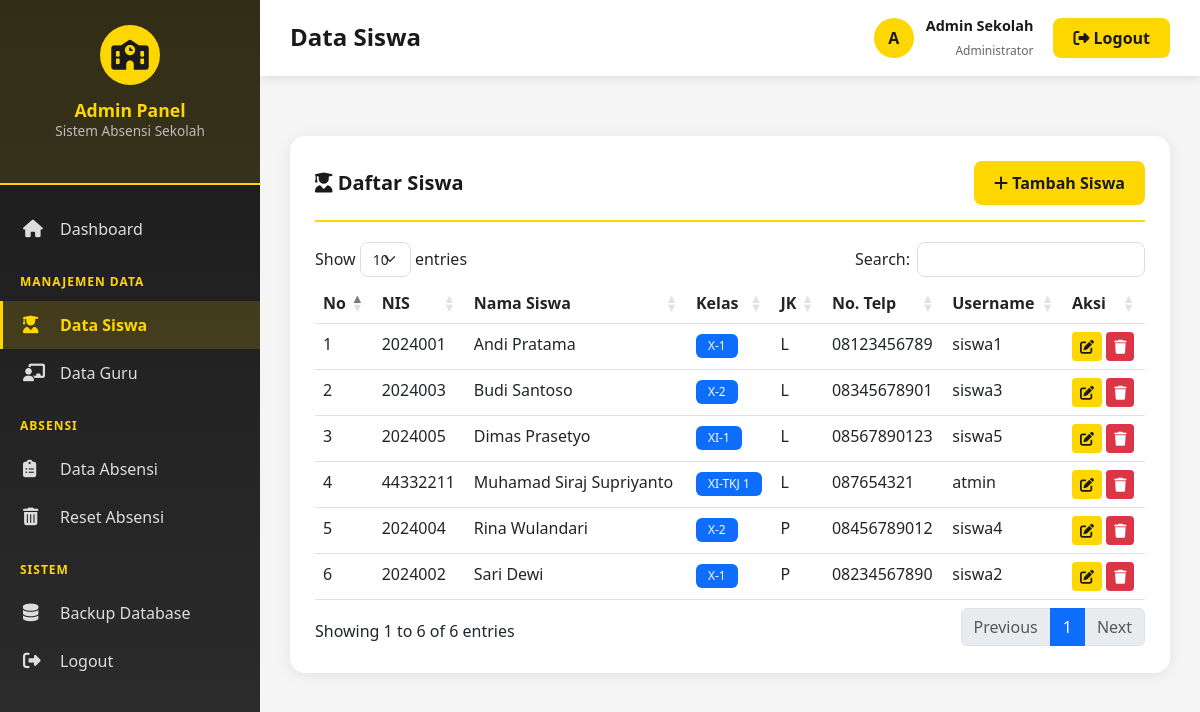
/admin/data_siswa.php (signed in), run on the app's committed database.
### tables this page shows
CREATE TABLE `siswa` (
  `id_siswa` int(11) NOT NULL,
  `nama_siswa` varchar(100) NOT NULL,
  `nis` varchar(20) NOT NULL,
  `kelas` varchar(20) NOT NULL,
  `username` varchar(50) NOT NULL,
  `password` varchar(255) NOT NULL,
  `jenis_kelamin` enum('L','P') NOT NULL,
  `tempat_lahir` varchar(50) DEFAULT NULL,
  `tanggal_lahir` date DEFAULT NULL,
  `alamat` text DEFAULT NULL,
  `no_telp` varchar(15) DEFAULT NULL,
  `email` varchar(50) DEFAULT NULL,
  `nama_wali` varchar(100) DEFAULT NULL,
  `no_telp_wali` varchar(15) DEFAULT NULL,
  `foto_profil` varchar(255) DEFAULT 'default.jpg'
);

### admin/data_siswa.php (the view, shortened to what this page needs)
<?php
require_once 'includes/header.php';
$siswa = $conn->query("SELECT * FROM siswa ORDER BY nama_siswa ASC");
?>
<div class="table-card">
    <div class="table-header">
        <h5><i class="fas fa-user-graduate"></i> Daftar Siswa</h5>
        <button class="btn btn-primary" data-bs-toggle="modal" data-bs-target="#modalSiswa" onclick="resetForm()">
            <i class="fas fa-plus"></i> Tambah Siswa
        </button>
    </div>
    <div class="table-responsive">
        <table class="table table-hover data-table">
            <thead>
                <tr>
                    <th>No</th>
                    <th>NIS</th>
                    <th>Nama Siswa</th>
                    <th>Kelas</th>
                    <th>JK</th>
                    <th>No. Telp</th>
                    <th>Username</th>
                    <th>Aksi</th>
                </tr>
            </thead>
            <tbody>
                <?php
                $no = 1;
                while($row = $siswa->fetch_assoc()):
                ?>
                    <tr>
                        <td><?php echo $no++; ?></td>
                        <td><?php echo $row['nis']; ?></td>
                        <td><?php echo $row['nama_siswa']; ?></td>
                        <td><span class="badge bg-primary"><?php echo $row['kelas']; ?></span></td>
                        <td><?php echo $row['jenis_kelamin']; ?></td>
                        <td><?php echo $row['no_telp']; ?></td>
                        <td><?php echo $row['username']; ?></td>
                        <td>
                            <button onclick="editSiswa(<?php echo $row['id_siswa']; ?>)" class="btn btn-sm btn-warning" title="Edit">
                                <i class="fas fa-edit"></i>
                            </button>
                            <button onclick="confirmDelete('?delete=<?php echo $row['id_siswa']; ?>', 'Hapus siswa <?php echo $row['nama_siswa']; ?>?')" class="btn btn-sm btn-danger" title="Hapus">
                                <i class="fas fa-trash"></i>
                            </button>
                        </td>
                    </tr>
                <?php endwhile; ?>
            </tbody>
        </table>
    </div>
</div>
<?php require_once 'includes/footer.php'; ?>

### admin/includes/header.php (style rules this page uses)
:root { --primary-yellow: #FFD700; --dark-yellow: #FFC700; --primary-black: #1a1a1a; --secondary-black: #2d2d2d; --sidebar-width: 260px; }
* { margin: 0; padding: 0; box-sizing: border-box; }
body { font-family: 'Segoe UI', Tahoma, Geneva, Verdana, sans-serif; background: #f5f5f5; }
.table-card { background: white; border-radius: 15px; padding: 25px; box-shadow: 0 2px 15px rgba(0,0,0,0.08); margin-top: 30px; }
.table-header { display: flex; justify-content: space-between; align-items: center; margin-bottom: 20px; padding-bottom: 15px; border-bottom: 2px solid var(--primary-yellow); }
.table-header h5 { margin: 0; color: var(--primary-black); font-weight: 600; }
.btn-primary { background: var(--primary-yellow); border: none; color: var(--primary-black); font-weight: 600; padding: 10px 20px; border-radius: 8px; transition: all 0.3s ease; }
.btn-danger { background: #dc3545; border: none; }
.btn-warning { background: var(--primary-yellow); color: var(--primary-black); border: none; }
.badge { padding: 6px 12px; border-radius: 6px; font-weight: 500; }

### data on the page
siswa: nis "2024001", nama_siswa "Andi Pratama", kelas "X-1", jenis_kelamin "L", no_telp "08123456789", username "siswa1"
siswa: nis "2024003", nama_siswa "Budi Santoso", kelas "X-2", jenis_kelamin "L", no_telp "08345678901", username "siswa3"
siswa: nis "2024005", nama_siswa "Dimas Prasetyo", kelas "XI-1", jenis_kelamin "L", no_telp "08567890123", username "siswa5"
siswa: nis "44332211", nama_siswa "Muhamad Siraj Supriyanto", kelas "XI-TKJ 1", jenis_kelamin "L", no_telp "087654321", username "atmin"
siswa: nis "2024004", nama_siswa "Rina Wulandari", kelas "X-2", jenis_kelamin "P", no_telp "08456789012", username "siswa4"
siswa: nis "2024002", nama_siswa "Sari Dewi", kelas "X-1", jenis_kelamin "P", no_telp "08234567890", username "siswa2"

### other printed values
$page_title "Data Siswa"
substr($_SESSION['admin_nama'], 0, 1) "A"
$_SESSION['admin_nama'] "Admin Sekolah"
